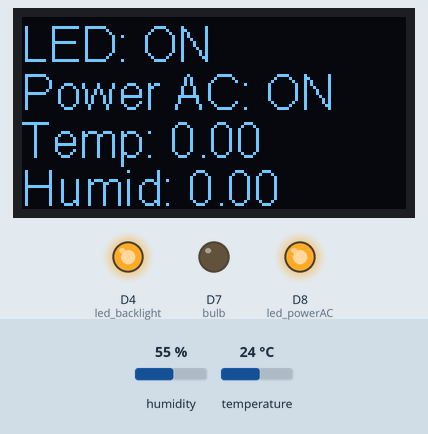
This program was run on a simulated ESP8266 (NodeMCU). Shown: 128×64 one-colour display, output pins drawn as LEDs (lit = HIGH). The inputs (shaded band) are chosen by the test bench; at power-on: humidity 55 %, temperature 24 °C. WiFi joins after 1.5 s; servers stay silent unless stated; the Firebase database answers and starts empty; pins used as bus, display or sensor lines are not drawn; what the program prints to the serial monitor is not drawn.

Above: at 3.6 s.
3.7 s: humidity set to 22 %
At 4.7 s:
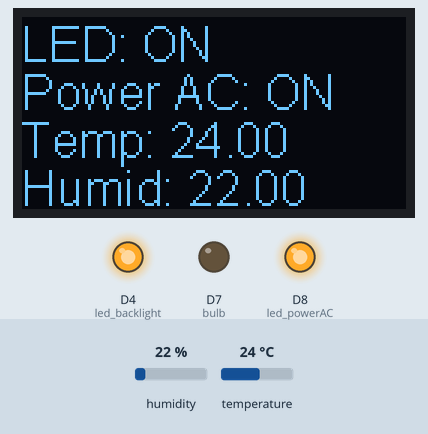
6.7 s: temperature set to 12 °C
At 9.6 s:
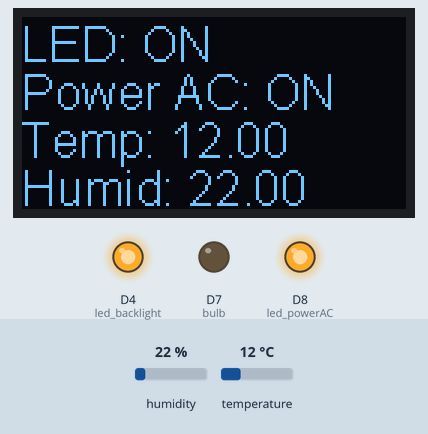
9.9 s: humidity set to 40 %
At 11.6 s:
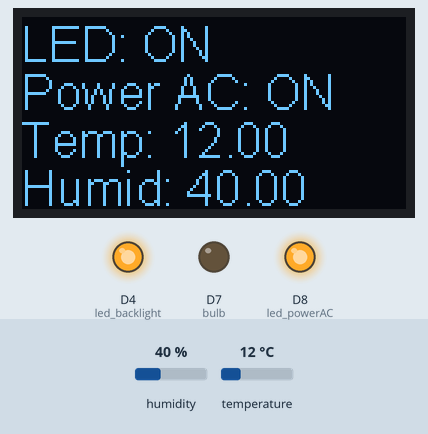
12.9 s: temperature set to 19 °C
At 15.3 s:
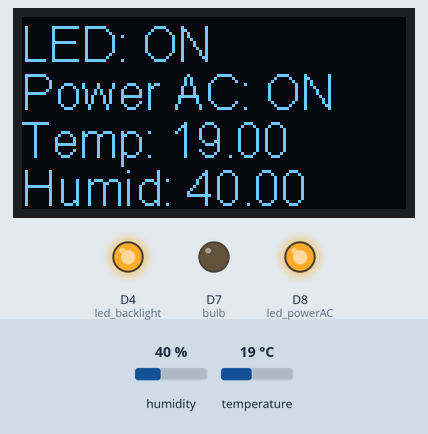
Timing chart, 0 to 16.8 s (numbered marks = the images above; inputs shaded):
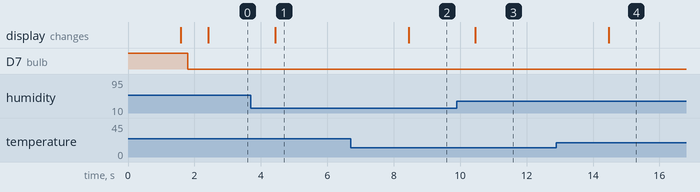

Measured:
- after the input at 3.7 s, the display: changes after 0.73 s (image 1)
- after the input at 6.7 s, the display: changes after 1.7 s (image 2)
- after the input at 9.9 s, the display: changes after 0.56 s (image 3)
- after the input at 12.9 s, the display: changes after 1.6 s (image 4)

The program:

main.cpp
```cpp
#include <Arduino.h>
#include <ESP8266WiFi.h> // required by Firebase & WiFiManager
#include <ESP8266WebServer.h> // required by WiFiManager
#include <DNSServer.h> // required by WiFiManager
#include <WiFiManager.h> // https://github.com/kentaylor/WiFiManager
#include <ESP8266HTTPClient.h> // required by Firebase
#include <FirebaseArduino.h> // Firebase for Arduino library
#include "Creds.h" // store Firebase login credentials

#include <Wire.h> // required by OLED LCD
#include "SSD1306Wire.h" // OLED LCD library
#include <Adafruit_Sensor.h> // required by OLED LCD
#include <DHT.h> // Digital Humidity & Temperature sensor library
#include <DHT_U.h> // Digital Humidity & Temperature sensor library

//---Pinout & Configurations---//
#define DHTPIN D5
#define DHTTYPE DHT11
#define DHT_INTERVAL 2000 //DHT capture interval of 2 seconds
#define DHT_UPDATE_INTERVAL 15 //update database every 15 data capture, approx. (DHT_update_count * (DHT_INTERVAL/1000)) seconds

SSD1306Wire display(0x3c, D2, D1); // D2:SDA, D1:SCL
DHT_Unified dht(DHTPIN, DHTTYPE);

int led_backlight = D4; // built-in led located @ D4 for lolin board, also serve as backlight LED for demo_bulb
int powerAC = D6;
int bulb = D7;
int led_powerAC = D8;
int led_state = 1, power_state = 1;

unsigned long DHT_startAt = 0; //DHT time-stamp
int DHT_count = 0; //count number of times data captured
float temp = 0.0;
float humid = 0.0;

//---End of Pinout & Configurations---//

void setup_init_state() {
  digitalWrite(bulb, Firebase.getInt("/LedStatus"));
  digitalWrite(powerAC, Firebase.getInt("/PowerAC"));
  digitalWrite(led_powerAC, (Firebase.getInt("/PowerAC"))^1);
  led_state = Firebase.getInt("/LedStatus");
  power_state = Firebase.getInt("/PowerAC");
}

void drawPeripheralStatus(int led_state, int power_state, float temp, float humid) {
  display.setTextAlignment(TEXT_ALIGN_LEFT);
  if(!led_state)
    display.drawString(0, 0, "LED: ON");
  else
    display.drawString(0, 0, "LED: OFF");
  if(!power_state)
    display.drawString(0, 16, "Power AC: ON");
  else
    display.drawString(0, 16, "Power AC: OFF");
  display.drawString(0, 32, "Temp: " + String(temp));
  display.drawString(0, 48, "Humid: " + String(humid));
}

void setup() {
  pinMode(bulb, OUTPUT); //active low
  pinMode(led_backlight, OUTPUT); //built-in = active low, backlight = active high
  pinMode(powerAC, OUTPUT); //active low
  pinMode(led_powerAC, OUTPUT); //active high

  digitalWrite(bulb, HIGH); //turn off at start
  digitalWrite(led_backlight, LOW); //turn off backlight at start
  digitalWrite(powerAC, HIGH); //turn off at start
  digitalWrite(led_powerAC, LOW); //turn off at start

  display.init();
  display.flipScreenVertically();
  display.clear();
  display.setFont(ArialMT_Plain_16);
  display.setTextAlignment(TEXT_ALIGN_LEFT);
  display.drawString(0, 16, "Connecting...");
  display.display();

  Serial.begin(9600);

  //---Configure WiFi---//
  Serial.println("\n Starting");
  unsigned long startedAt = millis();
  Serial.println("Opening configuration portal");

  WiFiManager wifiManager;
  //wifiManager.resetSettings(); //uncomment this to erase the saved connection details

  //sets timeout in seconds until configuration portal gets turned off.
  //If not specified device will remain in configuration mode until switched off via webserver.
  if (WiFi.SSID()!="") wifiManager.setConfigPortalTimeout(10); //If no access point name has been previously entered disable timeout.

  //it starts an access point and goes into a blocking loop awaiting configuration
  if (!wifiManager.startConfigPortal("bulb@saur","compeng2019"))  //Delete these two parameters if you do not want a WiFi password on your configuration access point
  {
     Serial.println("Not connected to WiFi but continuing anyway.");
  }
  else
  {
     //if you get here you have connected to the WiFi
     Serial.println("connected...yeey :)");
  }

  digitalWrite(led_backlight, HIGH); //turn on backlight, indicates exit config mode

  // For some unknown reason webserver can only be started once per boot up
  // so webserver can not be used again in the sketch.

  Serial.print("After waiting ");
  int connRes = WiFi.waitForConnectResult();
  float waited = (millis()- startedAt);
  Serial.print(waited/1000);
  Serial.print(" secs in setup() connection result is ");
  Serial.println(connRes);
  if (WiFi.status()!=WL_CONNECTED)
  {
    Serial.println("failed to connect, finishing setup anyway");
    display.clear();
    display.drawStringMaxWidth(0, 0, 128, "Failed to connect... Please restart...");
    display.display();
    for(;;)
    {
      digitalWrite(led_backlight, LOW); //turn on backlight, indicates exit config mode
      delay(200);
      digitalWrite(led_backlight, HIGH); //turn on backlight, indicates exit config mode
      delay(200);
    }
  }
  else
  {
    Serial.print("local ip: ");
    Serial.println(WiFi.localIP());
  }
  //---End of WiFi Configuration---//

  Serial.println("\nInitializing...");
  display.clear();
  display.drawString(0, 16, "Initializing...");
  display.display();

  Serial.println("\nInitializing Firebase...");
  Firebase.begin(FIREBASE_HOST, FIREBASE_AUTH);

  Serial.println("\nSetting up initial state...");
  setup_init_state(); // must be called after firebase begin

  Serial.println("\nInitializing DHT sensor...");
  dht.begin();

  DHT_startAt = millis(); //start counting for the next DHT sensor capture

  Firebase.stream("/"); //monitor all activity (LedStatus and PowerAC)
  Serial.println("Initializing Complete");
}

void loop() {
  if(Firebase.failed()){
    Serial.print("[ERROR] setting LED Status failed");
    Serial.println(Firebase.error());
    delay(1000);
    Firebase.stream("/"); //monitor all activity (LedStatus and PowerAC)
    return;
  }

  if(Firebase.available()){
    FirebaseObject event = Firebase.readEvent();
    String eventType = event.getString("type");
    eventType.toLowerCase();

    Serial.print("event: ");
    Serial.println(eventType);
    if(eventType == "put") {
      int data = event.getInt("data");
      String path = event.getString("path");
      Serial.print("data: ");
      Serial.println(data);
      Serial.print("path: ");
      Serial.println(path);

      if(path == "/LedStatus") {
        if(!data) {
          digitalWrite(bulb, LOW);  //bulb ON
        }
        else {
          digitalWrite(bulb, HIGH); //bulb off
        }
        led_state = data;
      }
      else if(path == "/PowerAC") {
        if(!data) {
          digitalWrite(powerAC, LOW); //power ON
          digitalWrite(led_powerAC, HIGH);
        }
        else {
          digitalWrite(powerAC, HIGH); //power OFF
          digitalWrite(led_powerAC, LOW);
        }
        power_state = data;
      }
    }
    Firebase.stream("/"); //monitor all activity (LedStatus and PowerAC)

  }

  if(millis() - DHT_startAt >= DHT_INTERVAL)
  {
    sensors_event_t event;

    dht.temperature().getEvent(&event);
    if(isnan(event.temperature)) {
      Serial.println(F("Error reading temperature!"));
    }
    else {
      Serial.print(F("Temperature: "));
      Serial.print(event.temperature);
      Serial.println(F("°C"));
      temp = event.temperature;
    }

    dht.humidity().getEvent(&event);
    if(isnan(event.relative_humidity)) {
      Serial.println(F("Error reading humidity!"));
    }
    else {
      Serial.print(F("Humidity: "));
      Serial.print(event.relative_humidity);
      Serial.println(F("%"));
      humid = event.relative_humidity;
    }

    if(DHT_count >= DHT_UPDATE_INTERVAL) {
      //Firebase.setFloat("/Temperature", temp);
      //Firebase.setFloat("/Humidity", humid);
      DHT_count = 0; //restart count from 0
    }
    else
      DHT_count++;

    DHT_startAt = millis();
    Firebase.stream("/"); //monitor all activity (LedStatus and PowerAC)
  }

  display.clear();
  drawPeripheralStatus(led_state, power_state, temp, humid);
  display.display();
  delay(10);
}
```

Creds.h
```cpp
#define FIREBASE_HOST "nodemcu-iot-7405c.firebaseio.com"
#define FIREBASE_AUTH "oRlqY4nRBTGYSP00m5NYjBG1OLiLNqWAqqAhaj3H"
```
